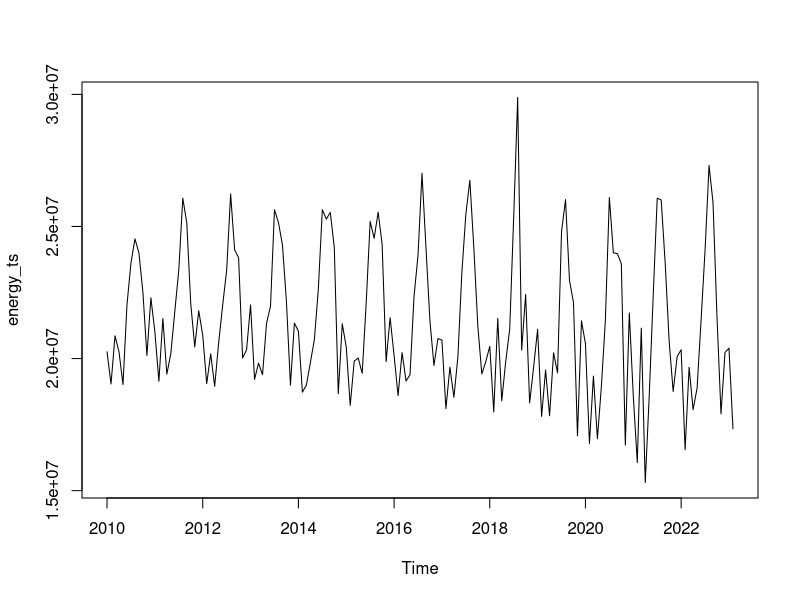
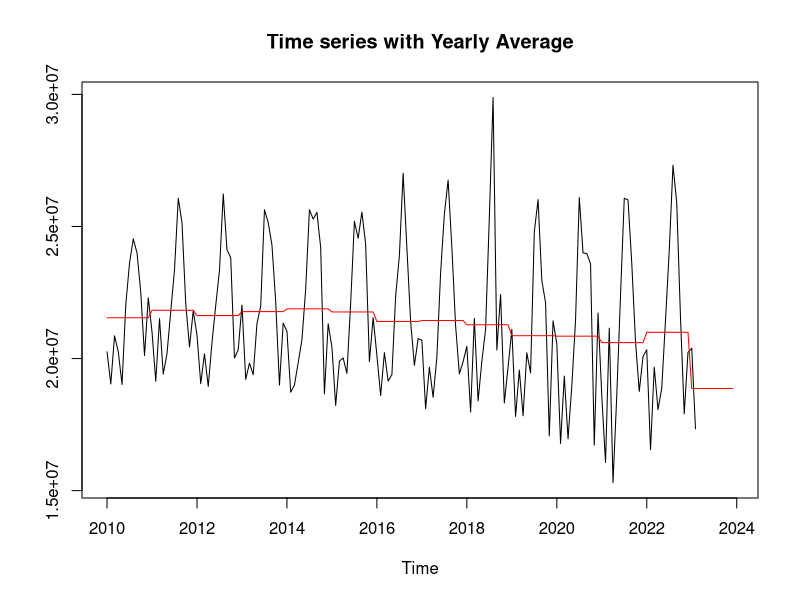
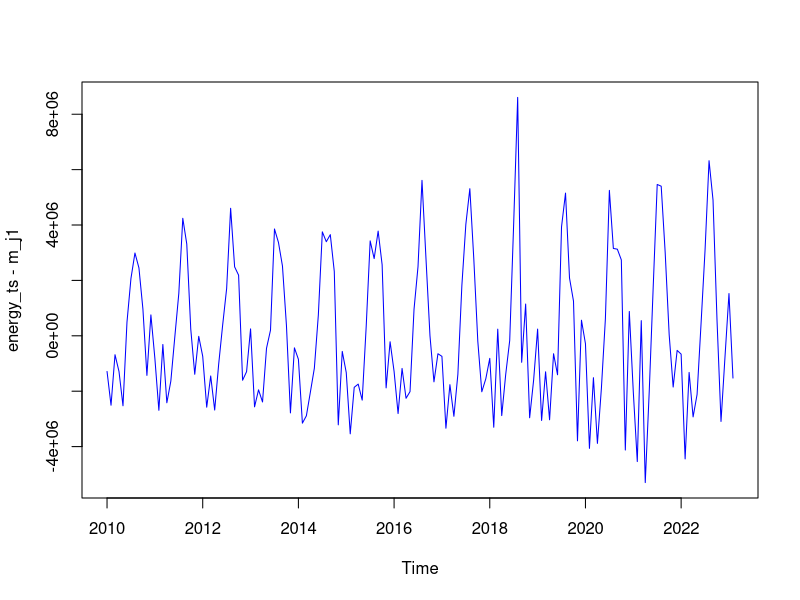
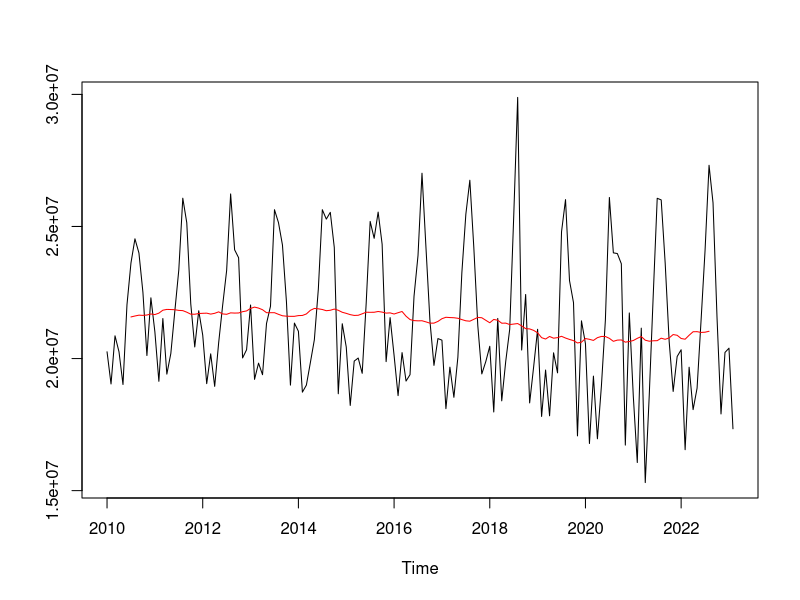
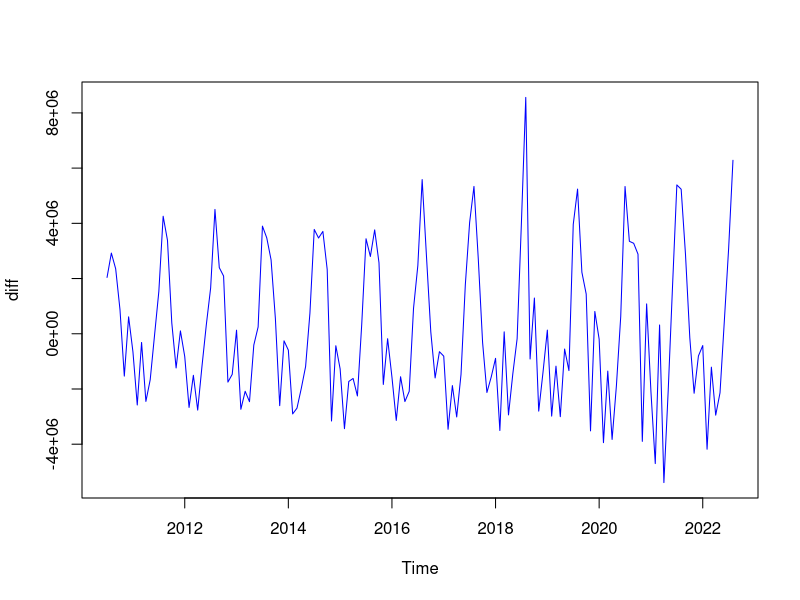

R code for these plots, in order:
## ---- chunk 1
knitr::opts_chunk$set(echo = TRUE)

path <- "/Users/alisonwong/git/electricity-time-series"
knitr::opts_knit$set(root.dir = path)
setwd(path)

# Load Packages 
library(readxl)
library(tidyverse)
## ---- chunk 2

# Read data 
energy <- read.csv("energy-ca.csv")

# I subset the data frame to only select certain columns. Then, I get rid of the first two rows, since they are unnecessary (these rows were the result of a small issue when importing the file). Then, I check the amount of times in which "CA" appears in the "X.2" column which corresponds to the respective state. Then, I add column names. Then, I update the data frame to only include rows where "State == 'CA'". Then, I get rid of empty rows. Then, I check the amount of times in which the State column equals "CA". Since this number, 158, matches with the earlier number, we have support to say no important data was lost. 

# Subset data to select columns we need: Year, Month, State, Total Sales
energy_df <- subset(energy, select = c("X", "X.1", "X.2", "X.16"))
energy_df <- energy_df[-c(1,2),]

# Subset data to select California 
colnames(energy_df) <- c("Year", "Month", "State", "Total_Sales")
table(grepl("CA", energy_df$State)) # check
energy_df <- energy_df[energy_df$State == "CA",]
row.names(energy_df) <- NULL
table(grepl("CA", energy_df$State)) # match first check

head(energy_df)
## ---- chunk 3

# Change to integers
energy_df$Year <- as.integer(energy_df$Year)
energy_df$Month <- as.integer(energy_df$Month)
energy_df$Total_Sales <- as.integer(gsub(",", "", energy_df$Total_Sales))

# Arrange energy_df in ascending order of time
energy_df <- energy_df %>%
  arrange(Year, Month)

# Time series model 
energy_ts <- ts(energy_df[,4], start= 2010, frequency = 12)
ts.plot(energy_ts)
## ---- chunk 4

# REMOVE 2023
m_j1 = tapply(energy_ts, floor(time(energy_ts)), mean)
m_j1 = ts(rep(m_j1, each = 12), start = 2010, frequency = 12)

ts.plot(energy_ts, m_j1, col = c("black", "red"), main = "Time series with Yearly Average")
ts.plot(energy_ts - m_j1, col = "blue")
## ---- chunk 5
# 
mt = stats::filter(energy_ts, filter=c(0.5,rep(1,times=11), 0.5), method="convolution", sides=2)/12

ts.plot(energy_ts,mt,col=c("black","red"))
diff <- na.omit(energy_ts - mt)
ts.plot(diff, col="blue")
